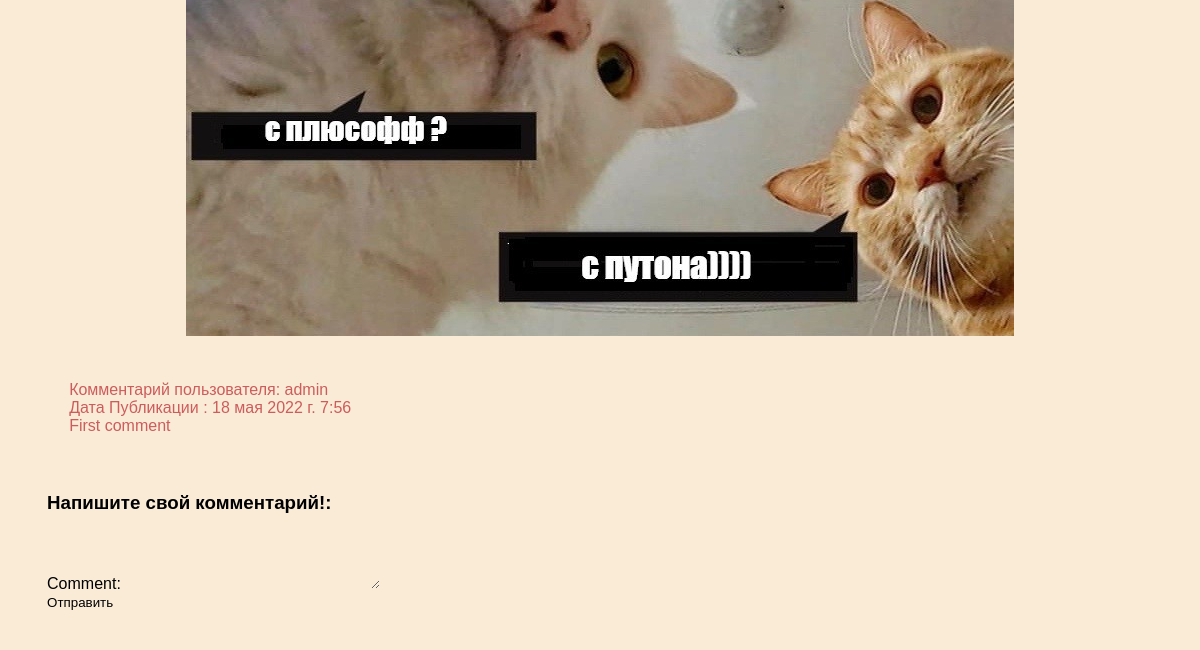
Page /images_page.html (lower part) on the earlier database version.
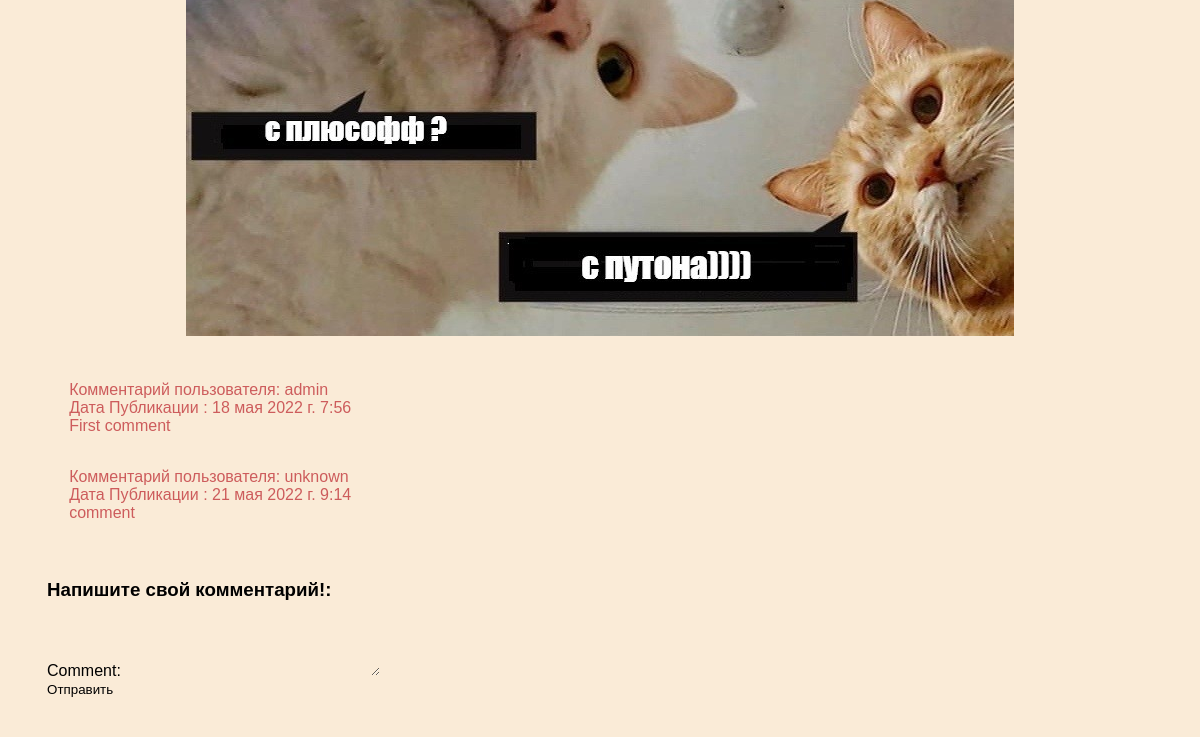
Same page on the later database version.
### main/models.py (models this page shows)
class Comment(models.Model):
    content = models.TextField(_(u'Комментарий'), max_length=1000)
    pub_date = models.DateTimeField(_('Дата'), auto_now_add=True)
    author = models.CharField(_('Автор'), default='unknown', max_length=200)
    def __str__(self):
        return self.content[0:200]

### main/views.py (the view, shortened to what this page needs)
# urls.py: path("images_page.html", views.images_page, name='images_page'),
@csrf_exempt
def images_page(request):
    form = CommentForm()
    comments = Comment.objects.all()
    print(comments)
    return render(request, 'main/images_page.html', {'form': form, 'comments': comments})

### main/forms.py
class CommentForm(forms.ModelForm):
    class Meta:
        model = Comment
        fields = ['content']
        widgets = {
            'content': forms.Textarea(attrs={'cols': 30, 'rows': 5}),
        }
        labels = {
            'content': gettext_lazy('Ваш комментарий')
        }

### main/templates/main/images_page.html (shortened to what this page needs)
{% load i18n %}
{% load static %}
<!DOCTYPE html>
<html lang="en">
<head>
    <link href="../../static/main/css/style.css" type="text/css" rel="stylesheet">
</head>
<body>
    <div>
        <ol>
            <li id = "4"><img src="../../static/main/images/пересел%20на%20плюсы_обрез.jpg" /></li>
        </ol>
        <div id="commentsid">
        {% for comment in comments %}
            <div class="comment" id="commentid">
                <p class="info">
                    {% trans "Комментарий пользователя: " %}{{comment.author}}
                    <br>
                    {% trans "Дата Публикации : " %}{{ comment.pub_date}}
                </p>
                {{ comment.content|linebreaks }}
            </div>
        {% endfor %}
        </div>
        <div>
            <p><h3>{% trans "Напишите свой комментарий!: " %}</h3></p>
            <form id="CommentForm" action="/images_page.html" method="post">
                    <label for="{{ form.content.id_for_label }}">{% trans "Comment" %}:</label>
                    {{ form.content }}
            <p><input type="submit" value={% trans "Отправить" %}></p>
            </form>
        </div>
    </div>
</body>
</html>

Differences in the rows shown:
added Comment: author "unknown", pub_date "21 мая 2022 г. 9:14", content "comment"
